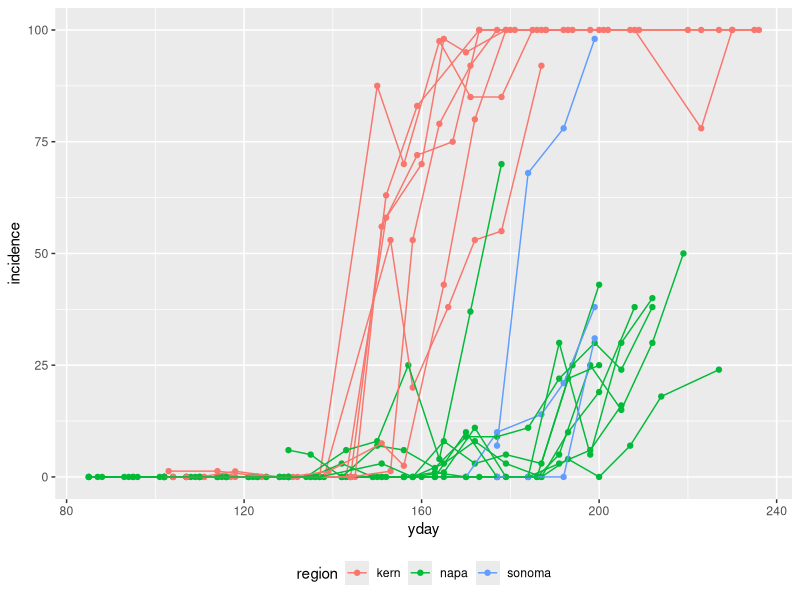
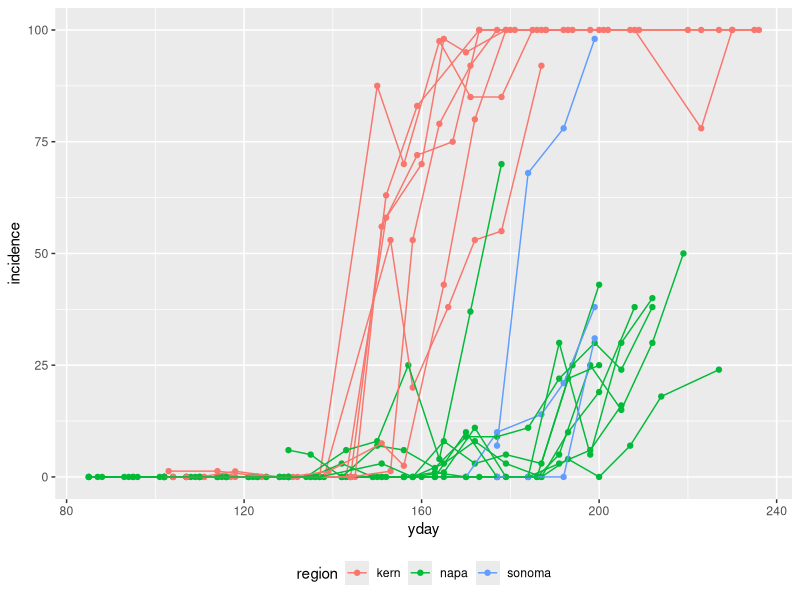

Write the R code that produced these figures, in order.
library(tidyverse)
library(lubridate)
data=read_csv("carla_data.csv") %>%
  mutate(date = mdy(date)) %>%
  mutate(yday = yday(date))

bad_sites = c("beringer stanley ranch",
              "domaine chandon mt veeder",
              "gallo",
              "gemstone yountville",
              "mondavi oak knoll",
              "shifflet",
              "sterling calistoga",
              "vyborny_napa",
              "walsh")

'%!in%' <- function(x,y)!('%in%'(x,y))

data_small = data %>%
  select(-pm_index, -ascospore, -severity, -bot_incidence, -bot_severity ) %>% 
  filter(site %!in% bad_sites) %>%
  arrange(site, date) %>%
  group_by(site) %>%
  mutate(max_inc = ifelse(incidence == max(incidence), 1, NA)) %>%
  mutate(max_date = ifelse(max_inc == 1, yday, NA)) %>%
  fill(max_date, .direction = "up") %>%
  filter(yday <= max_date)

saveRDS(object = data_small, file = "data/carla_pm_incidence_data.rds")
saveRDS(object = data, file = "data/carla_all_data.rds")

ggplot(data_small, aes(yday, incidence,color=region, group = site))+
  geom_point() +
  geom_line() +
  theme(legend.position = "bottom")

ggsave(filename = "figures/incidence_time_yday_small.png", width = 8, height=5 )


  